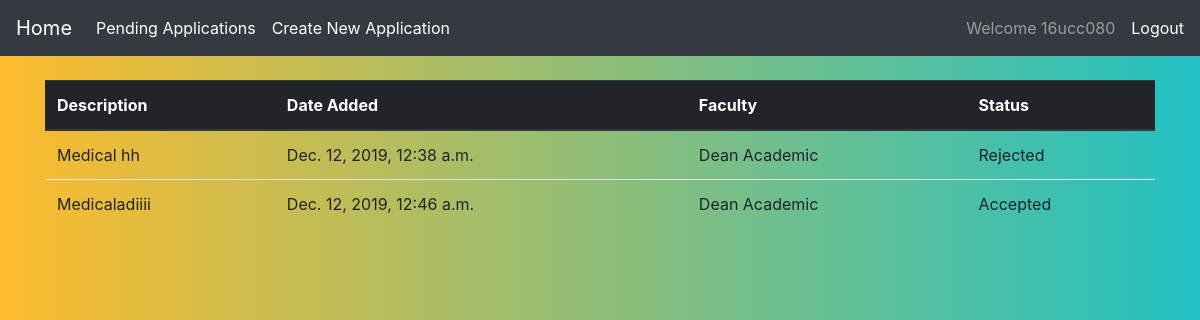
Before: /student/archived-application (signed in) with the older database file.
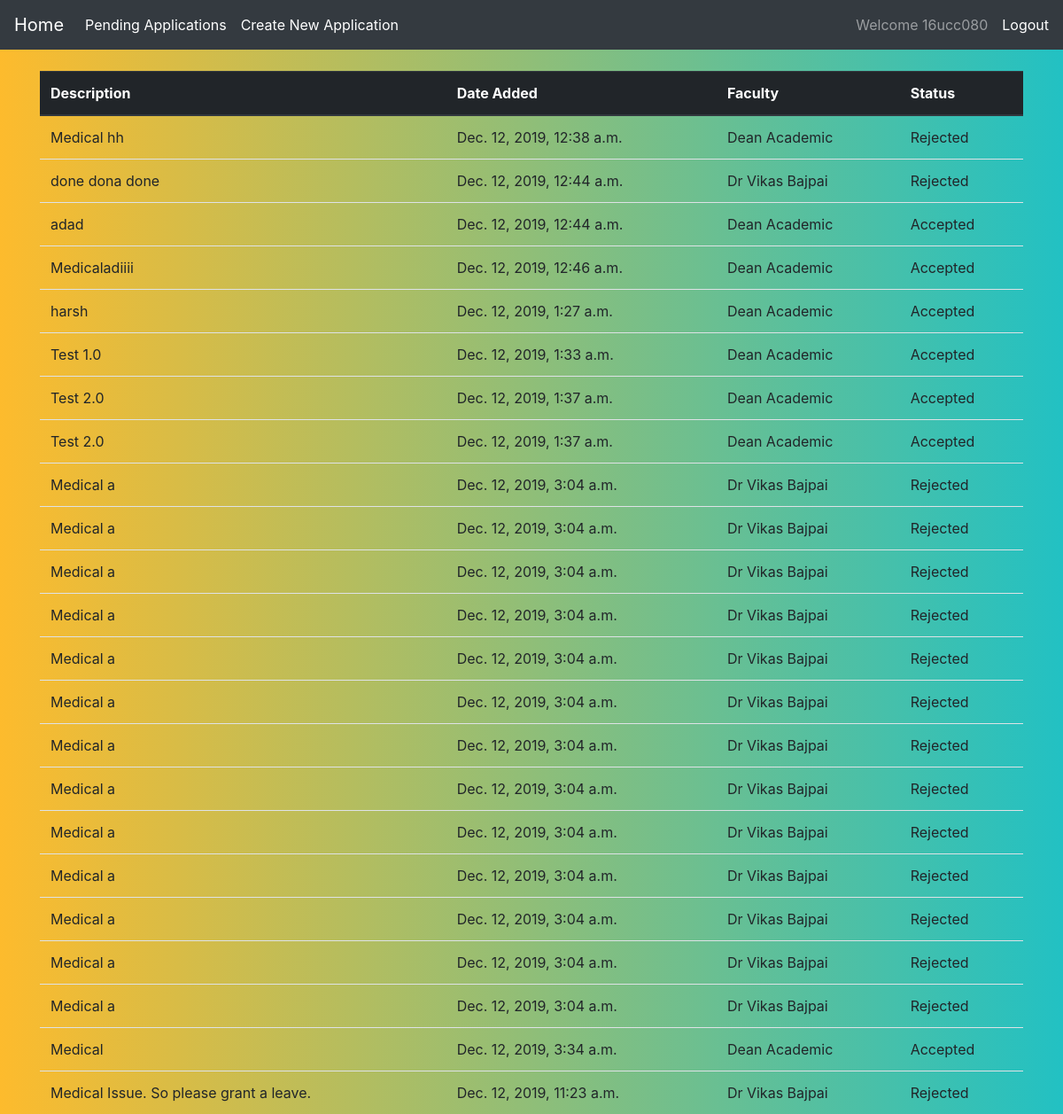
After: the same page with the newer database file.
### student/models.py (models this page shows, shortened)
class Application(models.Model):
    author = models.ForeignKey(Student, on_delete=models.CASCADE)
    docs = models.FileField(upload_to='applications')
    description = models.TextField(default='Medical')
    is_pending = models.BooleanField(default=True)
    faculty = models.ForeignKey(Faculty, on_delete=models.CASCADE)
    dateAdded = models.DateTimeField(auto_now_add=True)
    dateProcessed = models.DateTimeField(auto_now=True)
    accepted = models.BooleanField(default=False)
    rejected = models.BooleanField(default=False)
    from_Date = models.DateField(default=timezone.now)
    to_Date = models.DateField(default=timezone.now)

### faculty/models.py (models this page shows, shortened)
class Faculty(models.Model):
    DEPARTMENT = (
        ('ECE', 'ECE'),
        ('CSE', 'CSE'),
        ('ME', 'ME'),
        ('Medical', 'Medical'),
        ('Dean', 'Dean')
    )
    user = models.OneToOneField(User, on_delete=models.CASCADE)
    department = models.CharField(max_length=30, choices=DEPARTMENT)
    level = models.IntegerField(default=2)

### student/views.py (the view)
# urls.py: path('archived-application', views.ArchivedApplication, name='StudentArchivedApplication'),
@login_required(login_url='studentLogin', redirect_field_name='StudentHome')
def ArchivedApplication(request):
    user = request.user
    student = Student.objects.all().filter(user=user).first()
    application = Application.objects.all().filter(author=student,is_pending=False)
    context = {
        "title":"Archived Applications",
        'applications': application
    }
    return render(request, 'student/archived.html', context)

### student/templates/student/archived.html (shortened to what this page needs)
{% extends 'manager/base.html' %}
{% block content %}
    <nav class="navbar navbar-expand-lg navbar-dark bg-dark">
        <a class="navbar-brand" href="{% url 'StudentHome' %}">Home</a>
        <div class="collapse navbar-collapse" id="navbarText">
            <ul class="navbar-nav mr-auto">
                <li class="nav-item active">
                    <a class="nav-link" href="{% url 'StudentPendingApplication' %}">Pending Applications</a>
                </li>
                <li class="nav-item active">
                    <a class="nav-link" href="{% url 'NewApplication' %}">Create New Application</a>
                </li>
            </ul>
            <span class="navbar-text mr-3">
                Welcome {{request.user}}
            </span>
            <span class="navbar-text">
                <a href="{% url 'studentLogout' %}">Logout</a>
            </span>
        </div>
    </nav>
    <div class="container">
        <table class="table mt-4 mb-4">
            <thead class="thead-dark table-striped">
                <tr>
                    <th scope="col">Description</th>
                    <th scope="col">Date Added</th>
                    <th scope="col">Faculty</th>
                    <th scope="col">Status</th>
                </tr>
            </thead>
            <tbody>
                {% for application in applications %}
                    <tr>
                        <td>
                            {{application.description}}
                        </td>
                        <td>
                            {{application.dateAdded}}
                        </td>
                        <td>
                            {{application.faculty.user.first_name}} {{application.faculty.user.last_name}}
                        </td>
                        <td>
                            {% if application.accepted %}
                                Accepted
                            {% else %}
                                Rejected
                            {% endif %}
                        </td>
                    </tr>
                {% endfor %}
            </tbody>
        </table>
    </div>
{% endblock %}

Changed rows visible on the page:
now on this page (row edited): Application: description "done dona done", dateAdded "Dec. 12, 2019, 12:44 a.m.", faculty.user.first_name "Dr Vikas", faculty.user.last_name "Bajpai", accepted "Rejected"
now on this page (row edited): Application: description "adad", dateAdded "Dec. 12, 2019, 12:44 a.m.", faculty.user.first_name "Dean", faculty.user.last_name "Academic", accepted "Accepted"
added Application: description "harsh", dateAdded "Dec. 12, 2019, 1:27 a.m.", faculty.user.first_name "Dean", faculty.user.last_name "Academic", accepted "Accepted"
added Application: description "Test 1.0", dateAdded "Dec. 12, 2019, 1:33 a.m.", faculty.user.first_name "Dean", faculty.user.last_name "Academic", accepted "Accepted"
added Application: description "Test 2.0", dateAdded "Dec. 12, 2019, 1:37 a.m.", faculty.user.first_name "Dean", faculty.user.last_name "Academic", accepted "Accepted"
added Application: description "Test 2.0", dateAdded "Dec. 12, 2019, 1:37 a.m.", faculty.user.first_name "Dean", faculty.user.last_name "Academic", accepted "Accepted"
added Application: description "Medical a", dateAdded "Dec. 12, 2019, 3:04 a.m.", faculty.user.first_name "Dr Vikas", faculty.user.last_name "Bajpai", accepted "Rejected"
added Application: description "Medical a", dateAdded "Dec. 12, 2019, 3:04 a.m.", faculty.user.first_name "Dr Vikas", faculty.user.last_name "Bajpai", accepted "Rejected"
added Application: description "Medical a", dateAdded "Dec. 12, 2019, 3:04 a.m.", faculty.user.first_name "Dr Vikas", faculty.user.last_name "Bajpai", accepted "Rejected"
added Application: description "Medical a", dateAdded "Dec. 12, 2019, 3:04 a.m.", faculty.user.first_name "Dr Vikas", faculty.user.last_name "Bajpai", accepted "Rejected"
added Application: description "Medical a", dateAdded "Dec. 12, 2019, 3:04 a.m.", faculty.user.first_name "Dr Vikas", faculty.user.last_name "Bajpai", accepted "Rejected"
added Application: description "Medical a", dateAdded "Dec. 12, 2019, 3:04 a.m.", faculty.user.first_name "Dr Vikas", faculty.user.last_name "Bajpai", accepted "Rejected"
added Application: description "Medical a", dateAdded "Dec. 12, 2019, 3:04 a.m.", faculty.user.first_name "Dr Vikas", faculty.user.last_name "Bajpai", accepted "Rejected"
added Application: description "Medical a", dateAdded "Dec. 12, 2019, 3:04 a.m.", faculty.user.first_name "Dr Vikas", faculty.user.last_name "Bajpai", accepted "Rejected"
added Application: description "Medical a", dateAdded "Dec. 12, 2019, 3:04 a.m.", faculty.user.first_name "Dr Vikas", faculty.user.last_name "Bajpai", accepted "Rejected"
added Application: description "Medical a", dateAdded "Dec. 12, 2019, 3:04 a.m.", faculty.user.first_name "Dr Vikas", faculty.user.last_name "Bajpai", accepted "Rejected"
added Application: description "Medical a", dateAdded "Dec. 12, 2019, 3:04 a.m.", faculty.user.first_name "Dr Vikas", faculty.user.last_name "Bajpai", accepted "Rejected"
added Application: description "Medical a", dateAdded "Dec. 12, 2019, 3:04 a.m.", faculty.user.first_name "Dr Vikas", faculty.user.last_name "Bajpai", accepted "Rejected"
added Application: description "Medical a", dateAdded "Dec. 12, 2019, 3:04 a.m.", faculty.user.first_name "Dr Vikas", faculty.user.last_name "Bajpai", accepted "Rejected"
added Application: description "Medical", dateAdded "Dec. 12, 2019, 3:34 a.m.", faculty.user.first_name "Dean", faculty.user.last_name "Academic", accepted "Accepted"
added Application: description "Medical Issue. So please grant a leave.", dateAdded "Dec. 12, 2019, 11:23 a.m.", faculty.user.first_name "Dr Vikas", faculty.user.last_name "Bajpai", accepted "Rejected"
